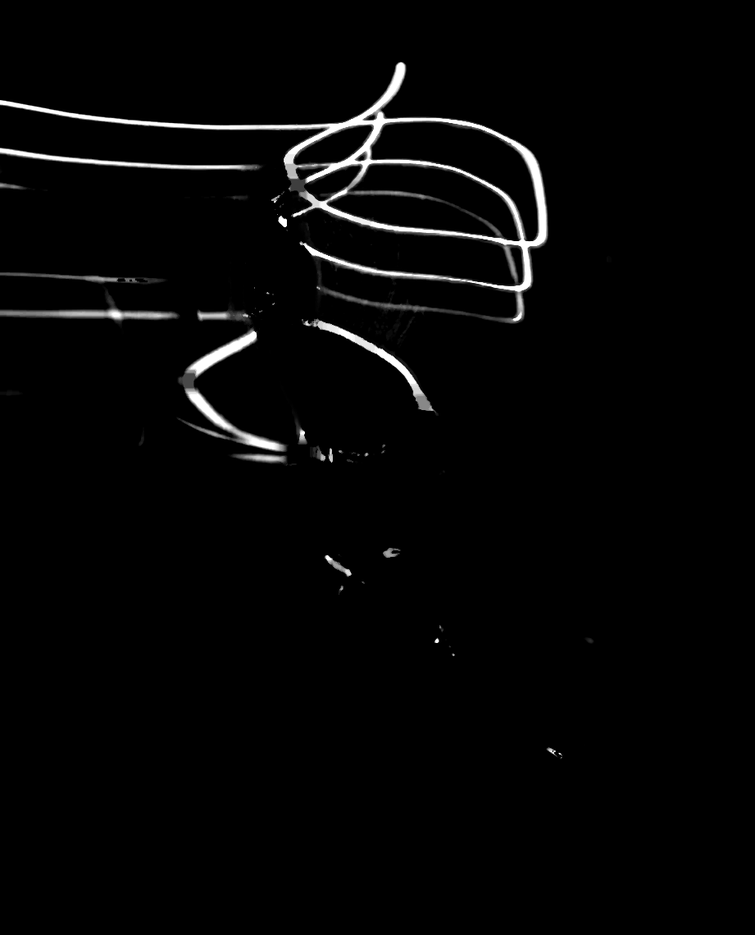
#> input picture grading/assets/trail_redline.png, 755 x 935 px, shrunk from 921 x 1140 before the run
$ python color_wash.py assets/trail_redline.png assets/trail_redline.png out.png
#> lines starting #> are read from the running program, lines starting #| are printed output that depends on the picture
#> in main, im is the input picture: PIL image 755x935 L; min 0, max 255, mean 5.6
### grading/nightlife_grade.py
"""Nightlife colour grade: crushed warm blacks, cream highlights, golden skin,
saturated club lights, crisp local contrast. Keeps the original resolution.

Usage: python nightlife_grade.py input.jpg output.jpg [--strength 1.0]
"""
import argparse
import numpy as np
from PIL import Image


def lum(a):
    return 0.2126 * a[..., 0] + 0.7152 * a[..., 1] + 0.0722 * a[..., 2]


def _box(a, r, axis):
    """Box blur of radius r along axis (edge-padded), via cumulative sums."""
    if r < 1:
        return a
    pad = [(0, 0)] * a.ndim
    pad[axis] = (r + 1, r)
    c = np.cumsum(np.pad(a, pad, mode="edge"), axis=axis)
    n = a.shape[axis]
    hi = np.take(c, np.arange(2 * r + 1, 2 * r + 1 + n), axis=axis)
    lo = np.take(c, np.arange(0, n), axis=axis)
    return (hi - lo) / (2 * r + 1)


def blur(a, sigma):
    """Approximate Gaussian blur (3 box passes per axis) on a float array."""
    r = max(1, int(round(np.sqrt(12 * sigma * sigma / 3 + 1) / 2 - 0.5)))
    for _ in range(3):
        a = _box(_box(a, r, 0), r, 1)
    return a


def rgb_to_hsv(a):
    r, g, b = a[..., 0], a[..., 1], a[..., 2]
    mx, mn = a.max(-1), a.min(-1)
    d = mx - mn
#> d: shape (935, 755) float64; every value is 0
    dd = np.where(d == 0, 1, d)
#> dd: shape (935, 755) float64; every value is 1
    h = np.where(mx == r, ((g - b) / dd) % 6, np.where(mx == g, (b - r) / dd + 2, (r - g) / dd + 4))
    h = np.where(d == 0, 0, h) * 60.0
    s = np.where(mx == 0, 0, d / np.where(mx == 0, 1, mx))
    return h, s, mx


def hsv_to_rgb(h, s, v):
    h = (h % 360) / 60.0
    c = v * s
    x = c * (1 - np.abs(h % 2 - 1))
    m = v - c
    z = np.zeros_like(h)
    i = np.floor(h).astype(int) % 6
    r = np.choose(i, [c, x, z, z, x, c])
    g = np.choose(i, [x, c, c, x, z, z])
    b = np.choose(i, [z, z, x, c, c, x])
    return np.stack([r + m, g + m, b + m], -1)


# Skin target measured on the flash portraits of the references (HSV):
# hue ~20 deg (peach/rose, not yellow), saturation ~0.40, value ~0.70.
SKIN_HUE, SKIN_SAT, SKIN_VAL = 23.0, 0.44, 0.66
# 0 = keep full original skin detail (no smoothing); glow kept subtle
SKIN_SMOOTH, SKIN_GLOW = 0.0, 0.35
# extra shadow depth (0..1)
SHADOW_DEPTH = 0.35


def skin_mask(a):
    h, s, v = rgb_to_hsv(a)
    hd = (h - 22 + 180) % 360 - 180
    m = np.exp(-(hd / 14.0) ** 2)
    m *= np.clip((s - 0.12) / 0.10, 0, 1) * np.clip((0.80 - s) / 0.15, 0, 1)
    m *= np.clip((v - 0.18) / 0.15, 0, 1)
    return blur(m, 3)


# [45 lines left out: functions skin_correct, highlight_knee, tone_curve, not called in this run]


# Brighter variant (client: "non scurire troppo"): more exposure, lighter
# shadows, less black crush, brighter skin target.
# Middle ground: not as dark as the default, for well-lit subjects.
MID = dict(exposure=0.0, shadow_depth=0.22, black=0.018, skin_val=0.70, vignette=0.22)
BRIGHT = dict(exposure=0.15, shadow_depth=0.12, black=0.012, skin_val=0.76, vignette=0.15)


# [81 lines left out: functions grade, main, not called in this run]


# [2 lines that do not run on import are left out]

### grading/color_wash.py
"""Full-frame colour wash copied from a reference (e.g. the RED LINE shot) and
re-hued: the brightness distribution (HSV value) is matched to the reference,
saturation follows the reference value->saturation profile, shadows and mids
take the target hue, bright skin keeps its own colour.

Usage: python color_wash.py input.jpg reference.png output.jpg [--hue 0.77]
       [--exif-from orig.jpg]
"""
import argparse
import numpy as np
from PIL import Image

from nightlife_grade import rgb_to_hsv, hsv_to_rgb, skin_mask


def profile(ref):
    h, s, v = rgb_to_hsv(ref)
    vs = np.sort(v.ravel())
    bins = np.linspace(0, 1, 21)
    idx = np.digitize(v.ravel(), bins) - 1
    sat = np.array([np.median(s.ravel()[idx == i]) if (idx == i).sum() > 50 else np.nan for i in range(20)])
#> sat = 20 values from 0 to 0
    centers = (bins[:-1] + bins[1:]) / 2
    ok = ~np.isnan(sat)
    return vs, centers[ok], sat[ok]


def wash(a, ref, hue=0.77, protect=()):
    vs_ref, sc, ss = profile(ref)
#> sc = 20 values from 0.025 to 0.975; ss = 20 values from 0 to 0
    h, s, v = rgb_to_hsv(a)
    # match the value histogram to the reference
    ranks = np.argsort(np.argsort(v.ravel())) / (v.size - 1)
    v2 = np.interp(ranks, np.linspace(0, 1, vs_ref.size), vs_ref).reshape(v.shape)
    s_ref = np.interp(v2, sc, ss)
    # wash: target hue, reference saturation, matched value
    hi = np.clip((v2 - 0.65) / 0.25, 0, 1)          # bright glass/highlights -> lavender-white
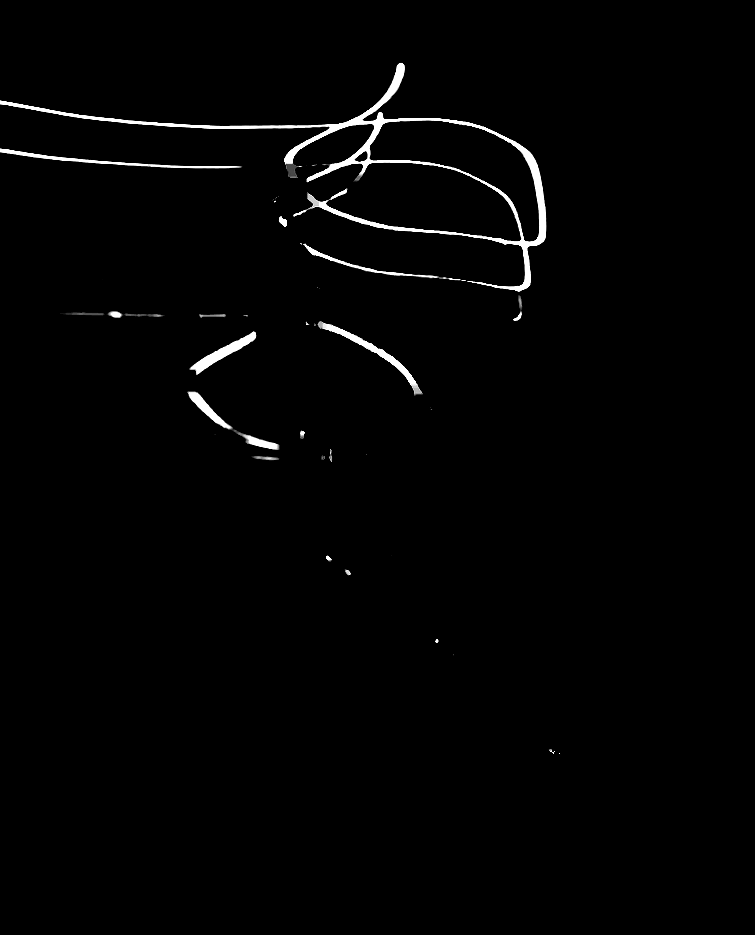
#> hi: shape (935, 755) float64; min 0, max 1, mean 0.0138
    washed = hsv_to_rgb(np.full_like(h, hue * 360.0), np.clip(s_ref * (1 - 0.85 * hi), 0, 1), v2)
#> in hsv_to_rgb, `h = (h % 360) / 60.0`: h: shape (935, 755) float64; every value is 4.62
#> in hsv_to_rgb, `i = np.floor(h).astype(int) % 6`: i: shape (935, 755) int64; every value is 4
    # skin keeps its own colour (as in the reference): blend in RGB, not hue,
    # so the transition never passes through pink
    sm = np.clip(skin_mask(a) * 1.6, 0, 1)
#> in skin_mask, `hd = (h - 22 + 180) % 360 - 180`: hd: shape (935, 755) float64; every value is -22
#> in skin_mask, `m = np.exp(-(hd / 14.0) ** 2)`: m: shape (935, 755) float64; every value is 0.0846
    keep = sm * np.clip((v2 - 0.25) / 0.35, 0, 1)
    # extra regions kept natural (e.g. lips): soft ellipses (x, y, rx, ry)
    if protect:
        hh, ww = v.shape
        yy, xx = np.mgrid[0:hh, 0:ww]
        for (px, py, rx, ry) in protect:
            d = ((xx - px) / rx) ** 2 + ((yy - py) / ry) ** 2
            keep = np.maximum(keep, np.clip((1.0 - d) / 0.35, 0, 1))
    natural = a * (v2 / np.maximum(v, 1e-4))[..., None]  # original colour at the new brightness
    out = washed * (1 - keep[..., None]) + np.clip(natural, 0, 1) * keep[..., None]
    return np.clip(out, 0, 1)


def main():
    p = argparse.ArgumentParser()
    p.add_argument("input")
    p.add_argument("reference")
    p.add_argument("output")
    p.add_argument("--hue", type=float, default=0.77, help="target hue 0..1 (0.77 = violet)")
    p.add_argument("--exif-from")
    p.add_argument("--protect", action="append", default=[],
                   help="x,y,rx,ry ellipse kept natural (repeatable), e.g. lips")
    args = p.parse_args()
    im = Image.open(args.input)
    a = np.asarray(im.convert("RGB")).astype(np.float64) / 255.0
    ref = np.asarray(Image.open(args.reference).convert("RGB")).astype(np.float64) / 255.0
    out = wash(a, ref, args.hue, [tuple(map(float, r.split(','))) for r in args.protect])
    o = Image.fromarray(np.round(out * 255).astype(np.uint8))
    src = Image.open(args.exif_from) if args.exif_from else im
    kw = {k: v for k, v in (("icc_profile", src.info.get("icc_profile")), ("exif", src.info.get("exif"))) if v}
#> kw = 0 items
    if args.output.lower().endswith((".jpg", ".jpeg")):
        kw.update(quality=100, subsampling=0)
    o.save(args.output, **kw)
    print("saved", args.output, o.size)
#| saved out.png (755, 935)


if __name__ == "__main__":
    main()
